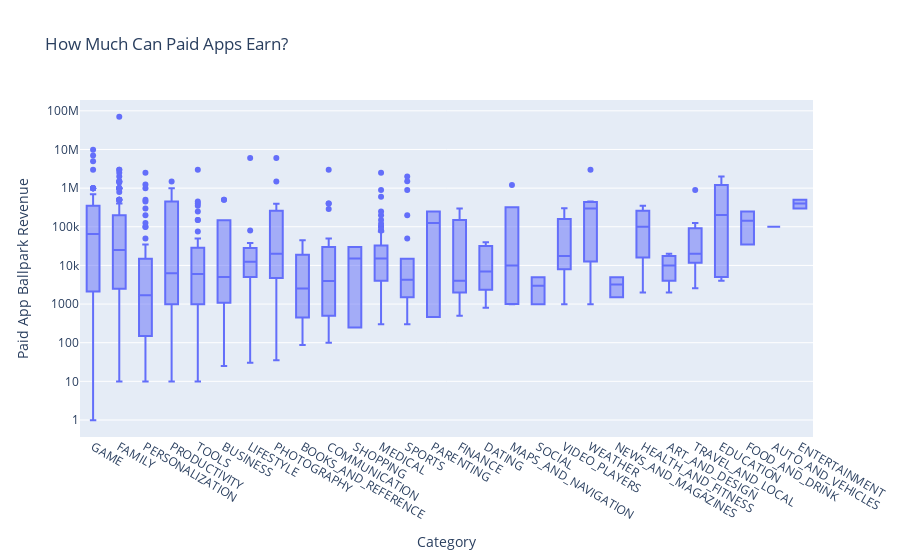

The cell this chart's notebook holds for it:
### Code cell
box = px.box(df_paid_apps, 
             x='Category', 
             y='Revenue_Estimate',
             title='How Much Can Paid Apps Earn?')

box.update_layout(xaxis_title='Category',
                  yaxis_title='Paid App Ballpark Revenue',
                  xaxis={'categoryorder':'min ascending'},
                  yaxis=dict(type='log'))


box.show()

### Figure 1 — Plotly figure (JSON) as saved in the notebook; plotly's stock layout.template omitted (floating-point values rounded to 4 significant figures; data arrays with more than 128 entries replaced by an {"elided": "..."} marker saying what was removed)
{"data": [{"alignmentgroup": "True", "hovertemplate": "Category=%{x}<br>Revenue_Estimate=%{y}<extra></extra>", "legendgroup": "", "marker": {"color": "#636efa"}, "name": "", "notched": false, "offsetgroup": "", "orientation": "v", "showlegend": false, "x": {"elided": "588 str values"}, "x0": " ", "xaxis": "x", "y": {"elided": "588 float values"}, "y0": " ", "yaxis": "y", "type": "box"}], "layout": {"xaxis": {"anchor": "y", "domain": [0, 1], "title": {"text": "Category"}, "categoryorder": "min ascending"}, "yaxis": {"anchor": "x", "domain": [0, 1], "title": {"text": "Paid App Ballpark Revenue"}, "type": "log"}, "legend": {"tracegroupgap": 0}, "title": {"text": "How Much Can Paid Apps Earn?"}, "boxmode": "group"}}
